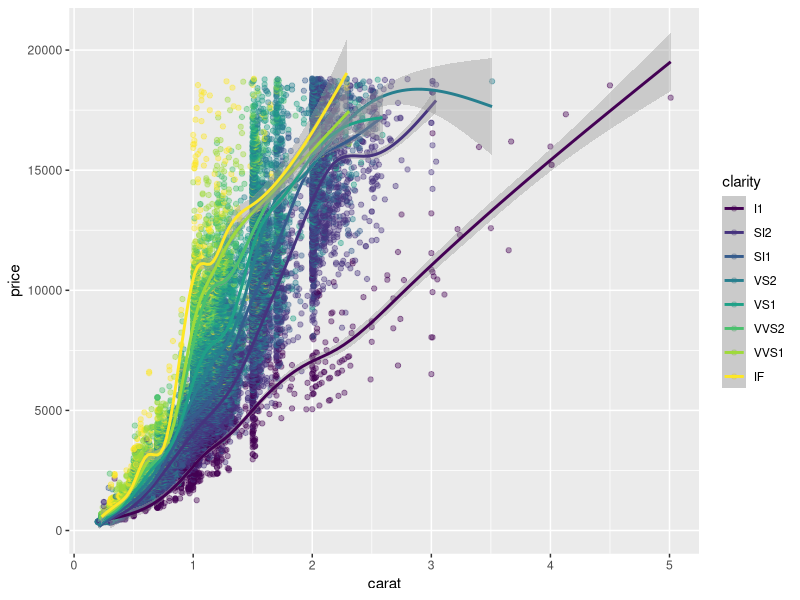
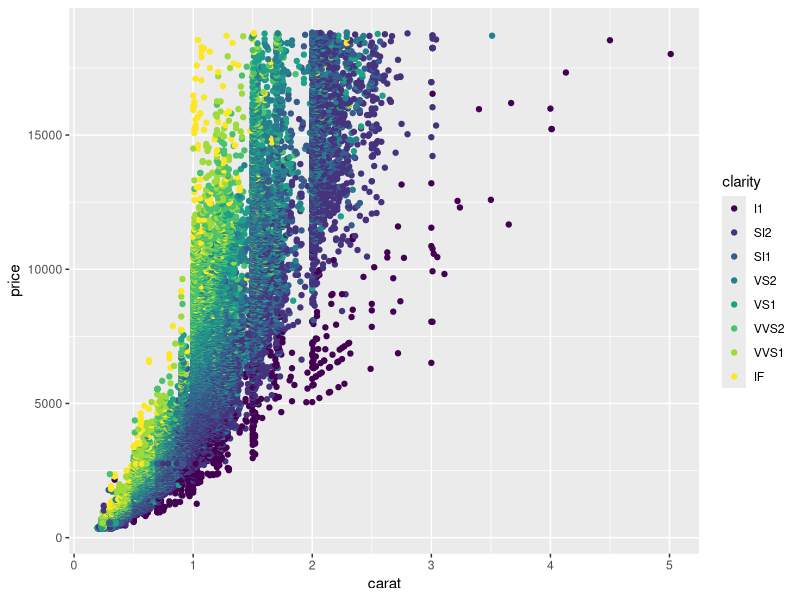
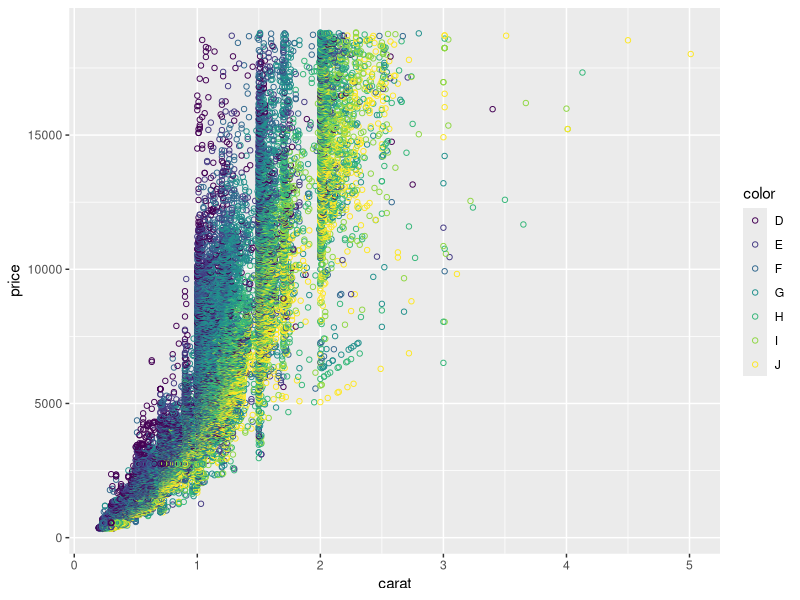
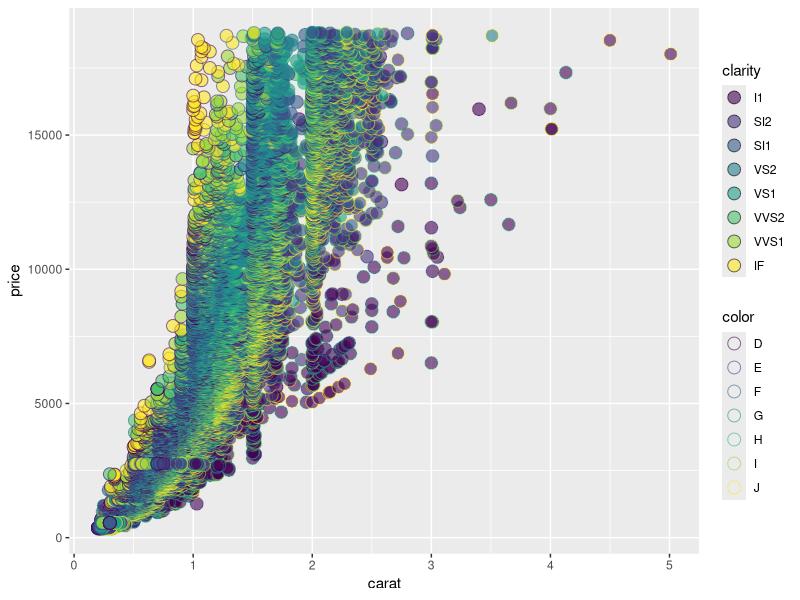
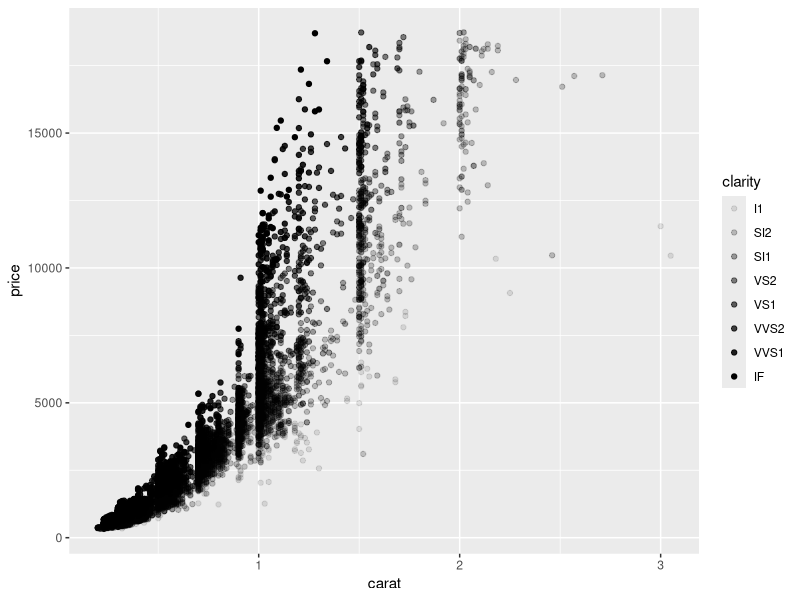
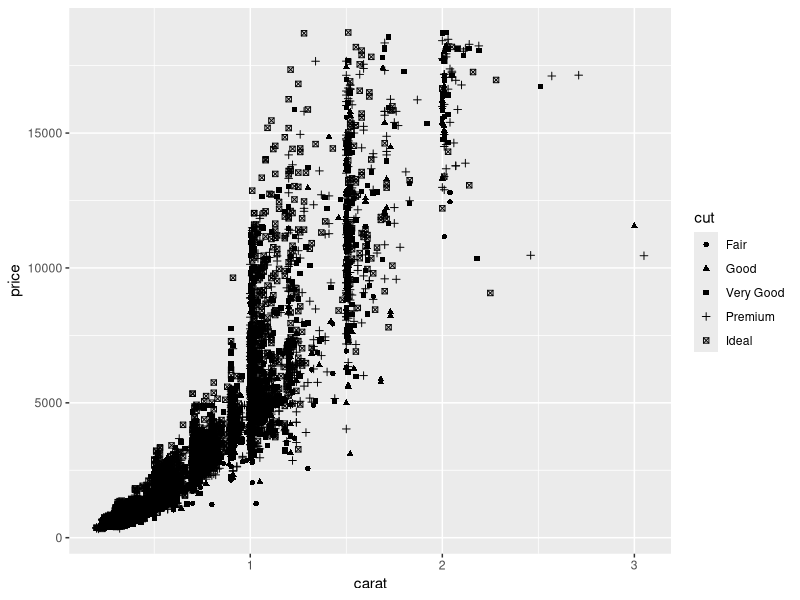
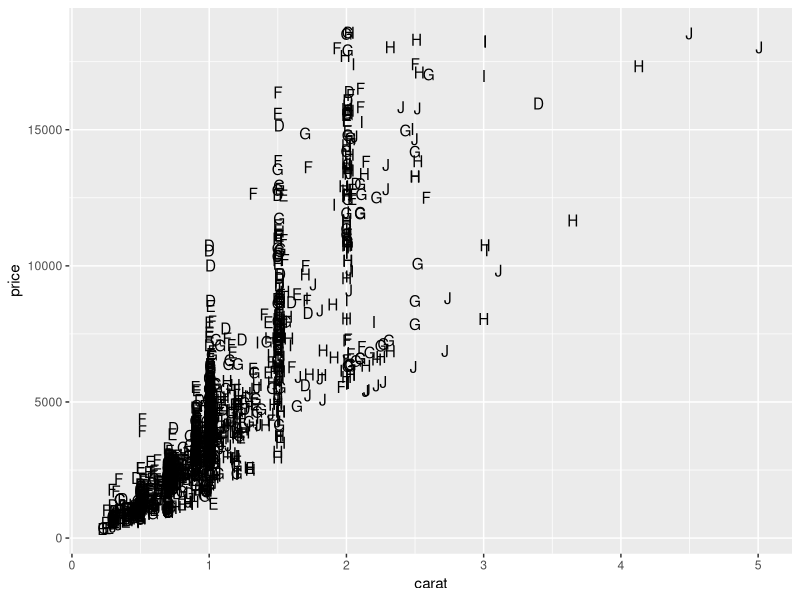
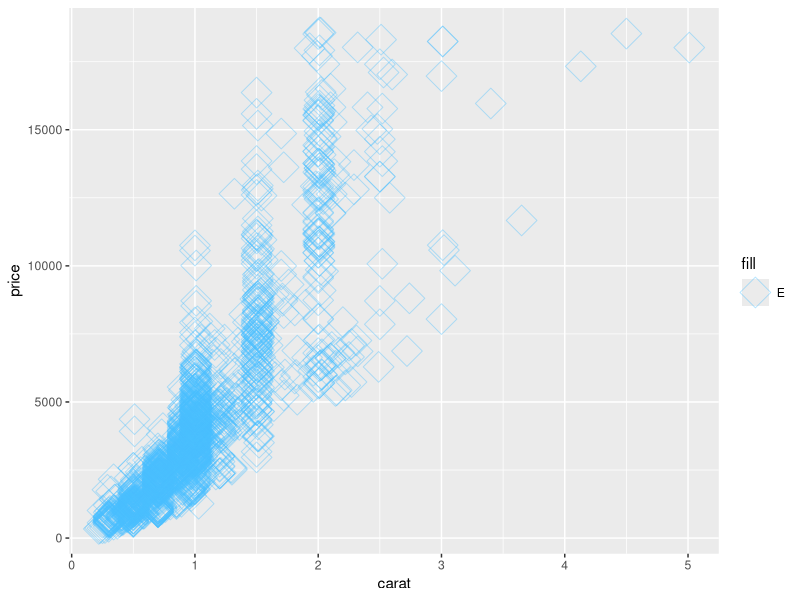

These charts were generated, in order, by the following R code:
## ---- chunk 1
library(ggplot2)
library(dplyr)
## ---- chunk 2
ggplot(diamonds, aes(carat, price, color = clarity)) +
  geom_point(alpha = 0.4) +
  geom_smooth()
## ---- chunk 3
# Assign the previous plot to a variable to make a base:
plt_price_vs_carat <- ggplot(diamonds, aes(carat, price))

# Assign the base plot to make a new plot:
plt_price_vs_carat_by_clarity <- plt_price_vs_carat + geom_point(aes(color = clarity))

# See the plot
plt_price_vs_carat_by_clarity
## ---- chunk 4
Aesthetic <- c("x", "y", "fill", "color", "size", "alpha", "linetype", "labels", "shape")
Description <- c("X-axis position", "Y-axis position", "Fill color", "Color of points, outlines of other geoms", "Area or radius of points, thickness of lines", "Transparency", "Line dash pattern", "Text on a plot or axes", "Shape")

data.frame(Aesthetic, Description)
## ---- chunk 5
diamonds

ggplot(diamonds, aes(carat, price, color = color)) +
  # Set the shape and size of the points
  geom_point(shape = 1, size = 1.5)
## ---- chunk 6
ggplot(diamonds, aes(carat, price, fill = clarity, color = color)) +
  geom_point(shape = 21, size = 4, alpha = 0.6)
## ---- chunk 7
# Base layer
diamonds_E <- diamonds %>%
  filter(color == "E")

plt_diam_E <- ggplot(diamonds_E, aes(carat, price))

# Map clarity to alpha:
plt_diam_E +
  geom_point(aes(alpha = clarity))
## ---- chunk 8
# Base layer
diamonds_E <- diamonds %>%
  filter(color == "E")

plt_diam_E <- ggplot(diamonds_E, aes(carat, price))

# Map cut to alpha:
plt_diam_E +
  geom_point(aes(shape = cut))
## ---- chunk 9
diamonds_Fair <- diamonds %>%
  filter(cut == "Fair")

plt_diam_Fair <- ggplot(diamonds_Fair, aes(carat, price))

# Use text layer and map color to label
plt_diam_Fair +
  geom_text(aes(label = color))
## ---- chunk 10
# A hexadecimal color
my_blue <- "#4ABEFF"

# Change the color mapping to a fill mapping
ggplot(diamonds_Fair, aes(carat, price, fill = "E")) +
  # Set point size and shape
geom_point(color = my_blue, size = 7, shape = 5, alpha = 0.4)
## ---- chunk 11
palette <- c(E = "#377EB8")

ggplot(diamonds_Fair, aes(carat, price, fill = "E")) +
  geom_point(color = my_blue, size = 7, shape = 5, alpha = 0.4) +  
    labs(x = "This is a new x-axis name", y = "New for Y") +
      scale_fill_manual("Color of the Diamonds", values = palette)
## ---- chunk 12
ggplot(mtcars, aes(mpg, 0)) +
  geom_jitter() +
  # Set the y-axis limits
  ylim(-2, 2)
## ---- chunk 13
# Plot price vs. carat, colored by clarity
plt_price_vs_carat_by_clarity <- ggplot(diamonds, aes(carat, price, color = clarity))

# Add a point layer with tiny points
plt_price_vs_carat_by_clarity + geom_point(alpha = 0.5, shape = ".")
## ---- chunk 14
ggplot(iris, aes(Sepal.Length, Sepal.Width, color = Species)) +
  # Set the position to jitter
  geom_point(position = "jitter", alpha = 0.5)
## ---- chunk 15
ggplot(iris, aes(Sepal.Length, Sepal.Width, color = Species)) +
  # Use a jitter position function with width 0.1
  geom_point(position = position_jitter(width = 0.1), alpha = 0.5) 
## ---- chunk 16
types <- c("text", "line", "rectangle")
modified_using <- c("element_text()", "element_line()", "element_rect()")
data.frame(types, modified_using)
## ---- chunk 17
ggplot(iris, aes(Sepal.Length, Sepal.Width, color = Species)) +
  geom_point(position = position_jitter(width = 0.1), alpha = 0.5) +
    
  theme(legend.position = "left")
## ---- chunk 18
ggplot(iris, aes(Sepal.Length, Sepal.Width, color = Species)) +
  geom_point(position = position_jitter(width = 0.1), alpha = 0.5) +
    theme(legend.position = "left",
          rect = element_rect(fill = "grey92"),
            legend.key = element_rect(color = NA),
            # Turn off axis ticks
            axis.ticks = element_blank(),
            # Turn off the panel grid
            panel.grid = element_blank()
          )
## ---- chunk 19
ggplot(iris, aes(Sepal.Length, Sepal.Width, color = Species)) +
  geom_point(position = position_jitter(width = 0.1), alpha = 0.5) +
    
  theme(legend.margin = margin(1, 1, 70, 10, "mm"))


## ---- chunk 20
library(ggthemes)

new_theme <- theme(
  rect = element_rect(fill = "grey92"),
  legend.key = element_rect(color = NA),
  axis.ticks = element_blank(),
  panel.grid = element_blank(),
  panel.grid.major.y = element_line(color = "white", size = 0.5, linetype = "dotted"),
  axis.text = element_text(color = "grey25"),
  plot.title = element_text(face = "italic", size = 16),
  legend.position = c(0.6, 0.1)
   )

# Combine the WSJ theme with new_theme
new_theme_wsj <- theme_wsj() + new_theme

# Add the combined theme to the plot
ggplot(iris, aes(Sepal.Length, Sepal.Width, color = Species)) +
  geom_point(position = position_jitter(width = 0.1), alpha = 0.5) +
  
  new_theme_wsj
## ---- chunk 21
gm2007 <- structure(list(country = structure(c(16L, 13L, 19L, 14L, 11L, 
2L, 20L, 1L, 5L, 12L, 4L, 6L, 9L, 17L, 15L, 3L, 18L, 8L, 7L, 
10L), .Label = c("Afghanistan", "Angola", "Australia", "Canada", 
"Central African Republic", "France", "Hong Kong, China", "Iceland", 
"Israel", "Japan", "Lesotho", "Liberia", "Mozambique", "Sierra Leone", 
"Spain", "Swaziland", "Sweden", "Switzerland", "Zambia", "Zimbabwe"
), class = "factor"), lifeExp = c(39.6, 42.1, 42.4, 42.6, 42.6, 
42.7, 43.5, 43.8, 44.7, 45.7, 80.7, 80.7, 80.7, 80.9, 80.9, 81.2, 
81.7, 81.8, 82.2, 82.6), continent = structure(c(1L, 1L, 1L, 
1L, 1L, 1L, 1L, 3L, 1L, 1L, 2L, 4L, 3L, 4L, 4L, 5L, 4L, 4L, 3L, 
3L), .Label = c("Africa", "Americas", "Asia", "Europe", "Oceania"
), class = "factor")), row.names = c(NA, -20L), class = c("tbl_df", 
"tbl", "data.frame"))
## ---- chunk 22
# Add a geom_segment() layer (Key component to create the plot structure below)
ggplot(gm2007, aes(x = lifeExp, y = country, color = lifeExp)) +
  geom_point(size = 4) +
  geom_segment(aes(xend = 30, yend = country), size = 2) +
  
# Add a geom_text() layer
  geom_text(aes(label = round(lifeExp,1)), color = "white", size = 1.5) +
  
# Modify the scales
  scale_x_continuous("", expand = c(0,0), limits = c(30,90), position = "top") +
  
# Add a title and caption
  labs(title = "Highest and lowest life expectancies, 2007", caption = "Source: gapminder")
